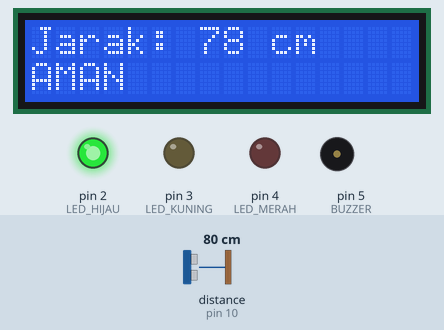
A sketch run on a simulated Arduino Uno, built with avr-gcc and run on an emulated ATmega328P. Parts: 16×2 character LCD, output pins drawn as LEDs (lit = HIGH), buzzer (waves = sounding, pin HIGH). Wiring (inferred from the names in the program): ultrasonic range finder: trigger pin 9; echo pin 10. The inputs (shaded band) are chosen by the test bench; at power-on: distance to the obstacle (sensor on pin 10) 80 cm. The echo pulse lasts 58.3 µs per cm; pins used as bus, display or sensor lines are not drawn.

Above: at 3.2 s.
3.3 s: distance to the obstacle (sensor on pin 10) set to 35 cm
At 4.6 s:
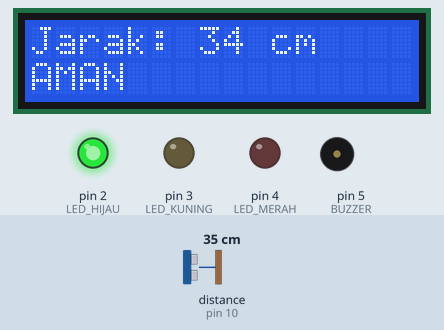
4.9 s: distance to the obstacle (sensor on pin 10) set to 29 cm
At 5.6 s:
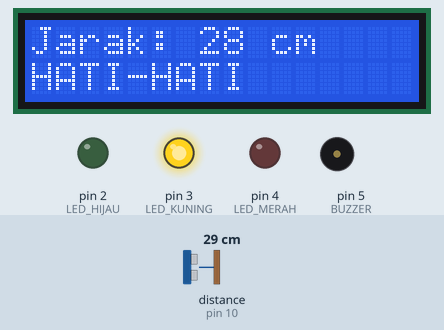
6.6 s: distance to the obstacle (sensor on pin 10) set to 19 cm
At 7.7 s:
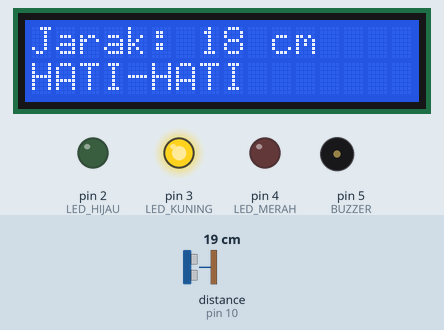
8.2 s: distance to the obstacle (sensor on pin 10) set to 15 cm
At 9.7 s:
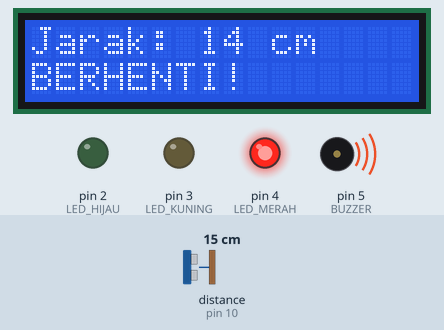
Timing chart, 0 to 10.9 s (numbered marks = the images above; inputs shaded):
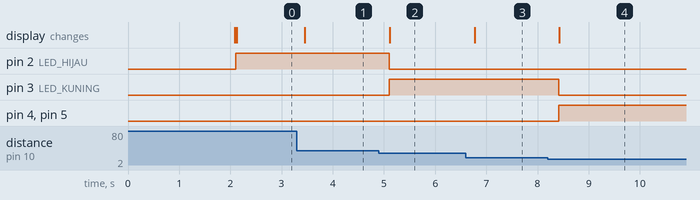

The sketch:

Ultrasonik_Jarak_Serial_Monitor.ino
```cpp
#include <Wire.h>
#include <LiquidCrystal_I2C.h>

// GANTI alamat jika hasil scan beda (0x27 / 0x3F)
LiquidCrystal_I2C lcd(0x27, 16, 2);

// PIN ULTRASONIK
#define TRIG_PIN 9
#define ECHO_PIN 10

// PIN LED
#define LED_HIJAU 2
#define LED_KUNING 3
#define LED_MERAH 4

// PIN BUZZER
#define BUZZER 5

void setup() {
  // Inisialisasi pin
  pinMode(TRIG_PIN, OUTPUT);
  pinMode(ECHO_PIN, INPUT);

  pinMode(LED_HIJAU, OUTPUT);
  pinMode(LED_KUNING, OUTPUT);
  pinMode(LED_MERAH, OUTPUT);

  pinMode(BUZZER, OUTPUT);

  // Inisialisasi LCD (KHUSUS Frank de Brabander)
  lcd.init();           // WAJIB
  lcd.backlight();      // WAJIB

  lcd.setCursor(0, 0);
  lcd.print("Sensor Parkir");
  lcd.setCursor(0, 1);
  lcd.print("Siap...");
  delay(2000);
  lcd.clear();
}

void loop() {
  long duration;
  int distance;

  // Trigger ultrasonik
  digitalWrite(TRIG_PIN, LOW);
  delayMicroseconds(2);
  digitalWrite(TRIG_PIN, HIGH);
  delayMicroseconds(10);
  digitalWrite(TRIG_PIN, LOW);

  // Baca echo
  duration = pulseIn(ECHO_PIN, HIGH, 30000);
  distance = duration * 0.034 / 2;

  // Jika tidak terbaca
  if (duration == 0) {
    lcd.setCursor(0, 0);
    lcd.print("Objek tidak   ");
    lcd.setCursor(0, 1);
    lcd.print("terdeteksi    ");
    delay(500);
    return;
  }

  // Tampilkan jarak
  lcd.setCursor(0, 0);
  lcd.print("Jarak: ");
  lcd.print(distance);
  lcd.print(" cm   ");

  // Reset output
  digitalWrite(LED_HIJAU, LOW);
  digitalWrite(LED_KUNING, LOW);
  digitalWrite(LED_MERAH, LOW);
  digitalWrite(BUZZER, LOW);

  // Logika jarak
  if (distance > 30) {
    digitalWrite(LED_HIJAU, HIGH);
    lcd.setCursor(0, 1);
    lcd.print("AMAN           ");
  }
  else if (distance > 15) {
    digitalWrite(LED_KUNING, HIGH);
    lcd.setCursor(0, 1);
    lcd.print("HATI-HATI      ");
  }
  else {
    digitalWrite(LED_MERAH, HIGH);
    digitalWrite(BUZZER, HIGH);
    lcd.setCursor(0, 1);
    lcd.print("BERHENTI!      ");
  }

  delay(300);
}
```

Measured:
- the behaviour switches between 32 and 31 cm on distance to the obstacle (sensor on pin 10) (found by bisection; images 1 and 2)
- the behaviour switches between 17 and 16 cm on distance to the obstacle (sensor on pin 10) (found by bisection; images 3 and 4)
- after the input at 3.3 s, the display: changes after 0.16 s (image 1)
- after the input at 4.9 s, pin 2 (LED_HIJAU): HIGH → LOW after 0.20 s; pin 3 (LED_KUNING): LOW → HIGH after 0.20 s; the display: changes after 0.22 s (image 2)
- after the input at 6.6 s, the display: changes after 0.17 s (image 3)
- after the input at 8.2 s, pin 3 (LED_KUNING): HIGH → LOW after 0.21 s; pin 4 (LED_MERAH), pin 5 (BUZZER): LOW → HIGH after 0.21 s; the display: changes after 0.23 s (image 4)
